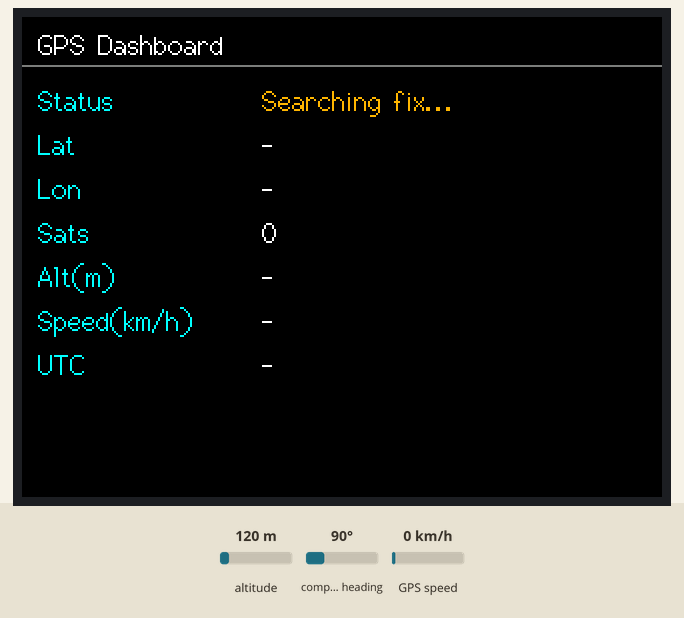
Recording of a sketch running on a simulated ESP32. Shown: 320×240 colour display. The inputs (shaded band) are chosen by the test bench; at power-on: altitude 120 m, GPS speed 0 km/h, compass heading 90°. The GPS gets a fix after 3 s at 37.7749, -122.4194 with 8 satellites; what the sketch prints to the serial monitor is not drawn.

Above: at 1.7 s.
1.8 s: altitude set to 20 m
At 4.8 s:
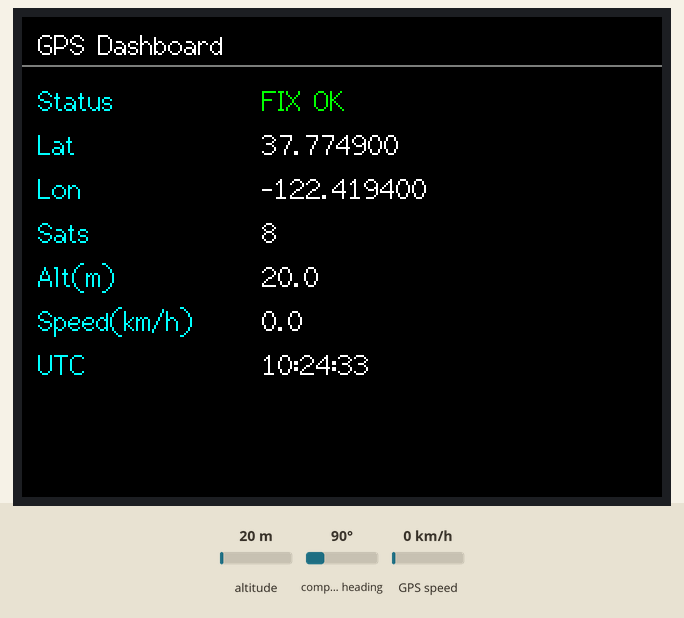
5.9 s: GPS speed set to 2 km/h
9.5 s: altitude set to 250 m
At 10.8 s:
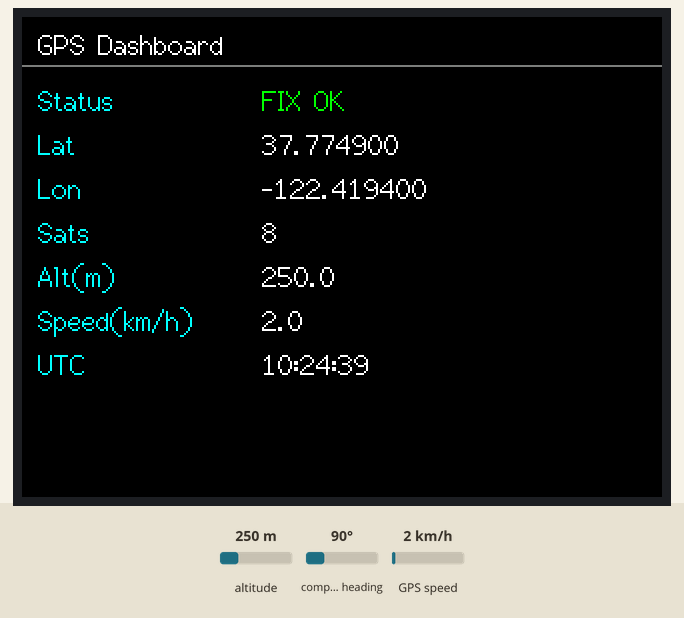
12.5 s: GPS speed set to 30 km/h
At 13.8 s:
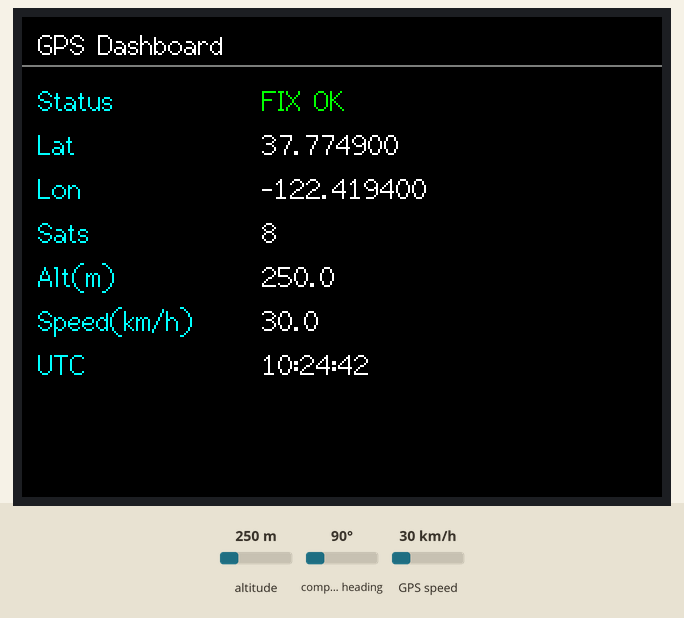
Timing chart, 0 to 15.5 s (numbered marks = the images above; inputs shaded):
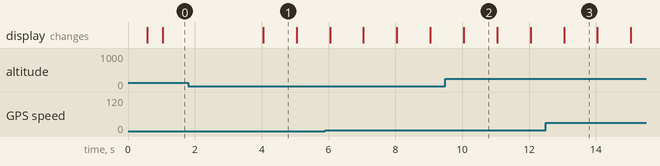

The sketch:

sketch_mar27a.ino
```cpp
// ESP32-WROVER-E + NEO-7M GPS on TFT_eSPI
// No User_Setup.h changes required (uses your existing TFT_eSPI config)
//
// Wiring:
// GPS TX -> GPIO27 (ESP32 RX)
// GPS RX -> GPIO26 (ESP32 TX, optional)
// GPS GND -> ESP32 GND
// GPS VCC -> module-required supply (often 5V on breakout boards)

#include <SPI.h>
#include <TFT_eSPI.h>
#include <TinyGPS++.h>

#define GPS_RX 27
#define GPS_TX 26
#define MONITOR_BAUD 115200
#define GPS_BAUD 9600

HardwareSerial gpsSerial(2);
TinyGPSPlus gps;
TFT_eSPI tft = TFT_eSPI();

unsigned long lastUiMs = 0;

const uint16_t BG = TFT_BLACK;
const uint16_t FG = TFT_WHITE;
const uint16_t ACCENT = TFT_CYAN;
const uint16_t COL_OK = TFT_GREEN;
const uint16_t WARN = TFT_ORANGE;
const uint16_t ERR = TFT_RED;

void drawLabelValue(int y, const char* label, String value, uint16_t valueColor = FG) {
  tft.setTextFont(2);
  tft.setTextColor(ACCENT, BG);
  tft.setCursor(8, y);
  tft.print(label);

  tft.fillRect(120, y - 2, tft.width() - 124, 18, BG);
  tft.setTextColor(valueColor, BG);
  tft.setCursor(120, y);
  tft.print(value);
}

String twoDigits(uint8_t n) {
  if (n < 10) return "0" + String(n);
  return String(n);
}

void drawStaticUi() {
  tft.fillScreen(BG);
  tft.setTextFont(2);
  tft.setTextColor(FG, BG);
  tft.setCursor(8, 6);
  tft.print("GPS Dashboard");

  tft.drawFastHLine(0, 24, tft.width(), TFT_DARKGREY);

  drawLabelValue(34, "Status", "Starting...", WARN);
  drawLabelValue(56, "Lat", "-");
  drawLabelValue(78, "Lon", "-");
  drawLabelValue(100, "Sats", "-");
  drawLabelValue(122, "Alt(m)", "-");
  drawLabelValue(144, "Speed(km/h)", "-");
  drawLabelValue(166, "UTC", "-");
}

void setup() {
  Serial.begin(MONITOR_BAUD);
  delay(300);

  gpsSerial.begin(GPS_BAUD, SERIAL_8N1, GPS_RX, GPS_TX);

  tft.init();
  tft.setRotation(1);  // Landscape; change to 0 if your display is portrait-mounted
  drawStaticUi();

  Serial.println();
  Serial.println("GPS TFT dashboard started");
}

void loop() {
  while (gpsSerial.available()) {
    gps.encode((char)gpsSerial.read());
  }

  if (millis() - lastUiMs < 1000) return;
  lastUiMs = millis();

  if (gps.charsProcessed() < 10) {
    drawLabelValue(34, "Status", "NO UART DATA", ERR);
    drawLabelValue(56, "Lat", "-");
    drawLabelValue(78, "Lon", "-");
    drawLabelValue(100, "Sats", "-");
    drawLabelValue(122, "Alt(m)", "-");
    drawLabelValue(144, "Speed(km/h)", "-");
    drawLabelValue(166, "UTC", "-");
    Serial.println("NO_GPS_UART_DATA");
    return;
  }

  if (!gps.location.isValid()) {
    String sats = gps.satellites.isValid() ? String(gps.satellites.value()) : "?";
    drawLabelValue(34, "Status", "Searching fix...", WARN);
    drawLabelValue(56, "Lat", "-");
    drawLabelValue(78, "Lon", "-");
    drawLabelValue(100, "Sats", sats);
    drawLabelValue(122, "Alt(m)", "-");
    drawLabelValue(144, "Speed(km/h)", "-");
    drawLabelValue(166, "UTC", "-");
    Serial.println("No fix yet");
    return;
  }

  String lat = String(gps.location.lat(), 6);
  String lon = String(gps.location.lng(), 6);
  String sats = gps.satellites.isValid() ? String(gps.satellites.value()) : "?";
  String alt = gps.altitude.isValid() ? String(gps.altitude.meters(), 1) : "?";
  String spd = gps.speed.isValid() ? String(gps.speed.kmph(), 1) : "?";

  String utc = "?";
  if (gps.time.isValid()) {
    utc = twoDigits(gps.time.hour()) + ":" + twoDigits(gps.time.minute()) + ":" + twoDigits(gps.time.second());
  }

  drawLabelValue(34, "Status", "FIX OK", COL_OK);
  drawLabelValue(56, "Lat", lat);
  drawLabelValue(78, "Lon", lon);
  drawLabelValue(100, "Sats", sats);
  drawLabelValue(122, "Alt(m)", alt);
  drawLabelValue(144, "Speed(km/h)", spd);
  drawLabelValue(166, "UTC", utc);

  Serial.print("FIX | lat=");
  Serial.print(lat);
  Serial.print(" lon=");
  Serial.print(lon);
  Serial.print(" | sats=");
  Serial.print(sats);
  Serial.print(" | alt_m=");
  Serial.print(alt);
  Serial.print(" | speed_kmph=");
  Serial.print(spd);
  Serial.print(" | time_utc=");
  Serial.println(utc);
}
```
